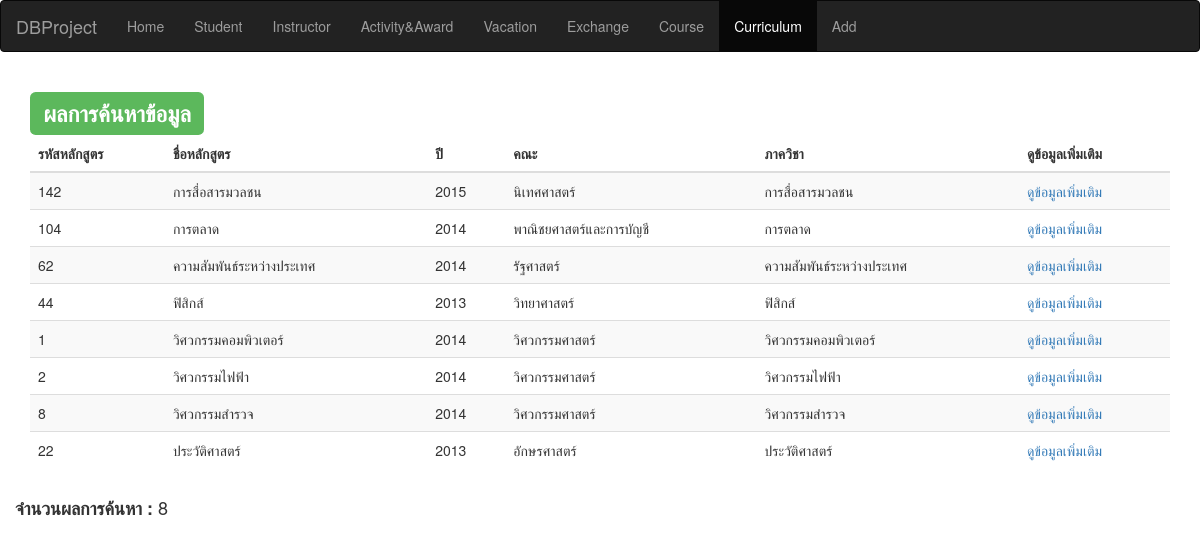
The page /searchCurriculumResult.php on the database its author committed.
### tables this page shows
CREATE TABLE `curriculum` (
  `cur_id` varchar(10) NOT NULL,
  `cur_name` varchar(45) NOT NULL,
  `year` int(11) NOT NULL,
  `degree` varchar(45) NOT NULL,
  PRIMARY KEY (`cur_id`)
);

CREATE TABLE `faculty` (
  `fid` varchar(10) NOT NULL,
  `fname_th` varchar(30) NOT NULL,
  PRIMARY KEY (`fid`),
  UNIQUE KEY `fname_th_UNIQUE` (`fname_th`)
);

CREATE TABLE `department` (
  `did` varchar(10) NOT NULL,
  `dname_th` varchar(100) NOT NULL,
  PRIMARY KEY (`did`),
  UNIQUE KEY `dname_th_UNIQUE` (`dname_th`)
);

### searchCurriculumResult.php (the view, shortened to what this page needs)
<?php
include('connect.php');
?>
<!DOCTYPE html>
<html lang="en">
<head>
  <link rel="stylesheet" href="https://maxcdn.bootstrapcdn.com/bootstrap/3.3.7/css/bootstrap.min.css">
</head>
<body>
<nav class="navbar navbar-inverse">
  <div class="container-fluid">
    <div class="navbar-header">
      <a class="navbar-brand" href="#">DBProject</a>
    </div>
    <ul class="nav navbar-nav">
      <li><a href="home.php">Home</a></li>
      <li><a href="searchStudent.html">Student</a></li>
      <li><a href="searchInstructor.html">Instructor</a></li>
      <li><a href="searchActivity.html">Activity&Award</a></li>
       <li><a href="searchVacation.html">Vacation</a></li>
        <li><a href="searchExchange.html">Exchange</a></li>
       <li><a href="searchCourse.html">Course</a></li>
       <li class="active"><a href="searchCurriculum.html">Curriculum</a></li>
       <li><a href="addStudent.html">Add</a></li>
    </ul>
  </div>
</nav>
<div class="container">
  <h2><span class="label label-success">ผลการค้นหาข้อมูล</span></h2>
</div>
<div class="container">
  <table class="table table-striped">
    <thead>
      <tr>
        <th>รหัสหลักสูตร</th>
        <th>ชื่อหลักสูตร</th>
        <th>ปี</th>
        <th>คณะ</th>
        <th>ภาควิชา</th>
        <th>ดูข้อมูลเพิ่มเติม</th>
      </tr>
    </thead>
    <tbody>
      <?php
    $cur_id = $_GET["cur_id"];
    $cur_name = $_GET["cur_name"];
    $cur_year = $_GET["cur_year"];
    $cur_dep = $_GET["cur_dep"];
    $cur_faculty = $_GET["cur_faculty"];
    $query = "SELECT *
          FROM curriculum NATURAL JOIN manage NATURAL JOIN department NATURAL JOIN part_of NATURAL JOIN faculty
          WHERE cur_id LIKE".'"%'.$cur_id.'%"'."AND cur_name LIKE".'"%'.$cur_name.'%"'."AND year LIKE".'"%'.$cur_year.'%"'."AND dname_th LIKE".'"%'.$cur_dep.'%"'."AND fname_th LIKE".'"%'.$cur_faculty.'%"';
    $result = $conn->query($query);
    if ($result->num_rows > 0) {
      $count = 0;
        while($row = $result->fetch_assoc()) {
          echo"<tr>";
          echo"<td>" . $row['cur_id'] . "</td>";
          echo"<td>" . $row['cur_name'] . "</td>";
          echo"<td>" . $row['year'] . "</td>";
           echo"<td>" . $row['fname_th'] . "</td>";
          echo"<td>" . $row['dname_th'] . "</td>";
          echo "<td><a href=curriculum.php?cur_id=".$row['cur_id'].">ดูข้อมูลเพิ่มเติม</a></td>";
          $count = $count + 1;
         }
    } else {
       echo "0 results";
    }
    ?>
    </tbody>
  </table>
  <div class = "row">
  <?php
   echo("<h4><b>จำนวนผลการค้นหา : </b>".$count."<h4>");
   ?>
   </div>
</div>
</body>
</html>

### rows shown on the page
curriculum: cur_id "142", cur_name "การสื่อสารมวลชน", year "2015", faculty.fname_th "นิเทศศาสตร์", department.dname_th "การสื่อสารมวลชน"
curriculum: cur_id "104", cur_name "การตลาด", year "2014", faculty.fname_th "พาณิชยศาสตร์และการบัญชี", department.dname_th "การตลาด"
curriculum: cur_id "62", cur_name "ความสัมพันธ์ระหว่างประเทศ", year "2014", faculty.fname_th "รัฐศาสตร์", department.dname_th "ความสัมพันธ์ระหว่างประเทศ"
curriculum: cur_id "44", cur_name "ฟิสิกส์", year "2013", faculty.fname_th "วิทยาศาสตร์", department.dname_th "ฟิสิกส์"
curriculum: cur_id "1", cur_name "วิศวกรรมคอมพิวเตอร์", year "2014", faculty.fname_th "วิศวกรรมศาสตร์", department.dname_th "วิศวกรรมคอมพิวเตอร์"
curriculum: cur_id "2", cur_name "วิศวกรรมไฟฟ้า", year "2014", faculty.fname_th "วิศวกรรมศาสตร์", department.dname_th "วิศวกรรมไฟฟ้า"
curriculum: cur_id "8", cur_name "วิศวกรรมสำรวจ", year "2014", faculty.fname_th "วิศวกรรมศาสตร์", department.dname_th "วิศวกรรมสำรวจ"
curriculum: cur_id "22", cur_name "ประวัติศาสตร์", year "2013", faculty.fname_th "อักษรศาสตร์", department.dname_th "ประวัติศาสตร์"

### other values the page prints
$count "8"
